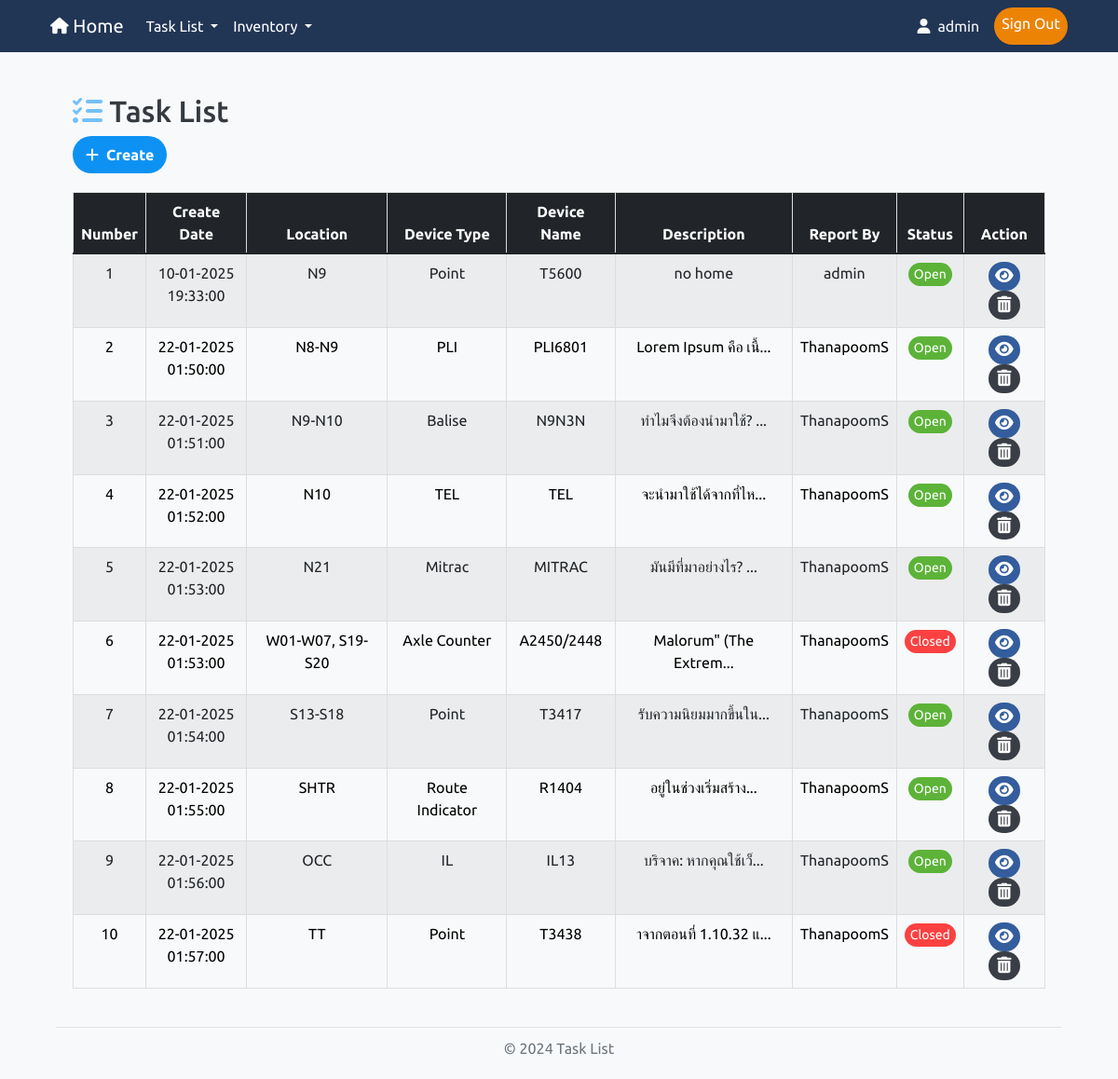
The app's page / (signed in) with its own data.
### models.py (models this page shows, shortened)
class User(UserMixin, db.Model):
    id = db.Column(db.Integer, primary_key=True)
    username = db.Column(db.String(50), unique=True, nullable=False)
    password = db.Column(db.String(255), nullable=False)
    role = db.Column(db.String(20), nullable=False)

class Work(db.Model):
    number = db.Column(db.Integer, primary_key=True, autoincrement=True)  # เลข 6 หลัก รันอัตโนมัติ
    create_date = db.Column(db.DateTime, default=now_utc)  # วันที่และเวลา สร้างอัตโนมัติ
    work_order = db.Column(db.String(50), nullable=False)          # Work Order
    line_id = db.Column(db.Integer, db.ForeignKey('line.id'), nullable=True)
    location_id = db.Column(db.Integer, db.ForeignKey('location.id'), nullable=True)
    device_type_id = db.Column(db.Integer, db.ForeignKey('device_type.id'), nullable=True)
    device_name_id = db.Column(db.Integer, db.ForeignKey('device_name.id'), nullable=True)
    description = db.Column(db.Text, nullable=False)               # รายละเอียด
    report_by = db.Column(db.String(50), nullable=False)           # ผู้รายงาน
    status = db.Column(db.String(20), nullable=False, default="open")  # สถานะ (ค่าเริ่มต้น: open)
    link = db.Column(db.String(255), nullable=True)           # URL ของไฟล์
    line = db.relationship('Line', backref='works')
    location = db.relationship('Location', backref='works')
    device_type = db.relationship('DeviceType', backref='works')
    device_name = db.relationship('DeviceName', backref='works')

class Location(db.Model):
    id = db.Column(db.Integer, primary_key=True)
    name = db.Column(db.String(50), nullable=False)
    line_id = db.Column(db.Integer, db.ForeignKey('line.id'), nullable=False)
    line = db.relationship('Line', backref=db.backref('locations', lazy=True))

class DeviceType(db.Model):
    id = db.Column(db.Integer, primary_key=True)
    name = db.Column(db.String(50), nullable=False)
    line_id = db.Column(db.Integer, db.ForeignKey('line.id'), nullable=False)
    line = db.relationship('Line', backref=db.backref('device_types', lazy=True))

class DeviceName(db.Model):
    id = db.Column(db.Integer, primary_key=True)
    name = db.Column(db.String(100), nullable=False)
    device_type_id = db.Column(db.Integer, db.ForeignKey('device_type.id'), nullable=False)
    location_id = db.Column(db.Integer, db.ForeignKey('location.id'), nullable=False)
    device_type = db.relationship('DeviceType', backref=db.backref('device_names', lazy=True))
    location = db.relationship('Location', backref=db.backref('device_names', lazy=True))
    bound = db.Column(db.String(100), nullable=True)
    inandout = db.Column(db.String(100), nullable=True)
    serial_number = db.Column(db.String(100), nullable=True)
    ip_address = db.Column(db.String(45), nullable=True)
    mac_address = db.Column(db.String(17), nullable=True)
    channel = db.Column(db.String(50), nullable=True)
    device_role = db.Column(db.String(50), nullable=True)
    force_data = db.Column(db.String(50), nullable=True)
    vac_white = db.Column(db.String(50), nullable=True)
    current_white = db.Column(db.String(50), nullable=True)
    vac_red = db.Column(db.String(50), nullable=True)
    current_red = db.Column(db.String(50), nullable=True)
    vac_yellow = db.Column(db.String(50), nullable=True)
    current_yellow = db.Column(db.String(50), nullable=True)
    f1_f2 = db.Column(db.String(50), nullable=True)
    red_module = db.Column(db.String(50), nullable=True)
    white_module = db.Column(db.String(50), nullable=True)
    yellow_module = db.Column(db.String(50), nullable=True)

### routes.py (the view)
    @app.route('/')
    @login_required
    def index():
        works = Work.query.all()
        return render_template("index.html", works=works)

### app.py (called while the page is built)
@login_manager.user_loader
def load_user(user_id):      # โหลดผู้ใช้จากฐานข้อมูลตาม user_id
    return User.query.get(int(user_id))

### templates/index.html (shortened to what this page needs)
{% import "bootstrap/wtf.html" as wtf %}
{% extends "layout.html" %}
{% block content %}
<!DOCTYPE html>
<html lang="en">
<head>
    <link rel="stylesheet" href="https://cdn.jsdelivr.net/npm/bootstrap@5.1.3/dist/css/bootstrap.min.css">
    <link rel="stylesheet" href="https://cdn.jsdelivr.net/npm/bootstrap-table/dist/bootstrap-table.min.css">
    <link rel="stylesheet" href="{{ url_for('static', filename='/style.css') }}">
</head>
<body>
<div class="container">
    <br>
    <h2><i class="fa-solid fa-list-check" style="color: #74C0FC;"></i> Task List</h2>
    <div id="toolbar">
        <a href="{{ url_for('create') }}" class="custom-index-btn">
            <i class="fa-solid fa-plus"></i>Create
        </a>
    </div>
    {% if works %}
    <div class="table-responsive">
        <table data-toggle="table"
            data-toolbar="#toolbar"
            data-search="true"
            data-pagination="true"
            data-page-list="[10, 25, 50, 100, all]"
            class="table table-striped table-hover">
            <thead class="table-dark">
                <tr>
                    <th data-sortable="true" data-field="number">Number</th>
                    <th data-sortable="true" data-field="create_date">Create Date</th>
                    <th data-sortable="true" data-field="location_name">Location</th>
                    <th data-sortable="true" data-field="device_type">Device Type</th>
                    <th data-sortable="true" data-field="device_name">Device Name</th>
                    <th data-sortable="true" data-field="description">Description</th>
                    <th data-sortable="true" data-field="report_by">Report By</th>
                    <th data-sortable="true" data-field="status">Status</th>
                    <th data-field="action">Action</th>
                </tr>
            </thead>
            <tbody>
                {% for work in works %}
                <tr>
                    <td>{{ loop.index }}</td>
                    <td>{{ work.create_date.strftime('%d-%m-%Y') }}<br>
                        {{ work.create_date.strftime('%H:%M:%S') }}</td>
                    <td>{{ work.location.name if work.location else 'N/A' }}</td>
                    <td>{{ work.device_type.name if work.device_type else 'N/A' }}</td>
                    <td>{{ work.device_name.name if work.device_name else 'N/A' }}</td>
                    <td>
                        {% if work.description|length > 20 %}
                            <span title="{{ work.description }}" data-bs-toggle="tooltip" data-bs-placement="top">
                                {{ work.description[:20] }}...
                            </span>
                        {% else %}
                            {{ work.description }}
                        {% endif %}
                    </td>
                    <td>{{ work.report_by }}</td>
                    <td>
                        {% if work.status == 'Open' %}
                            <span class="status-open">{{ work.status }}</span>
                        {% elif work.status == 'Closed' %}
                            <span class="status-closed">{{ work.status }}</span>
                        {% else %}
                            <span class="status-other">{{ work.status }}</span>
                        {% endif %}
                    </td>
                    <td class="actions">
                        <a href="{{ url_for('work_detail', number=work.number) }}" class="btn custom-view-btn">
                        </a>
                        {% if current_user.role == 'admin' %}
                            <a href="#" onclick="confirmDelete('{{ loop.index }}', '{{ work.number }}')" class="btn custom-delete-btn">
                            </a>
                        {% endif %}
                    </td>
                </tr>
                {% endfor %}
            </tbody>
        </table>
    </div>
    {% endif %}
</div>
</body>
</html>
{% endblock %}

### templates/layout.html (shortened to what this page needs)
<!DOCTYPE html>
<html lang="en">
<head>
    <link href="https://cdn.jsdelivr.net/npm/bootstrap@5.3.3/dist/css/bootstrap.min.css" rel="stylesheet">
    <link rel="stylesheet" href="https://cdnjs.cloudflare.com/ajax/libs/font-awesome/6.0.0-beta3/css/all.min.css">
    <link rel="stylesheet" href="{{ url_for('static', filename='/style.css') }}">
	<link href="https://unpkg.com/boxicons@latest/css/boxicons.min.css" rel="stylesheet">
</head>
<body>
	<nav class="navbar navbar-expand-lg navbar-dark sticky-top" id="custom-navbar">
		<div class="container">
			<a class="navbar-brand" href="/"><i class="fa-solid fa-house fa-sm"></i> Home</a>
			<div class="collapse navbar-collapse" id="navbarNav">
				<ul class="navbar-nav me-auto">
					<li class="nav-item dropdown">
						<a class="nav-link dropdown-toggle" href="/" id="navbarDropdown" role="button" data-bs-toggle="dropdown" aria-expanded="false">
							Task List
						</a>
					</li>
					<li class="nav-item dropdown">
						<a class="nav-link dropdown-toggle" href="/" id="navbarDropdown" role="button" data-bs-toggle="dropdown" aria-expanded="false">
							Inventory
						</a>
					</li>
				</ul>
				<ul class="navbar-nav ms-auto">
					{% if current_user.is_authenticated %}
						<span class="navbar-text text-light me-3 navbar-text"><i class="fa-solid fa-user"></i> {{ current_user.username }}</span>
						<a class="nav-link custom-login-btn" href="{{ url_for('logout') }}">Sign Out</a>
					{% else %}
						<a class="nav-link custom-login-btn" href="{{ url_for('login') }}">Sign In</a>
					{% endif %}
				</ul>
			</div>
		</div>
	</nav>
	<main class="container">
		{% block content %}
		{% endblock %}
	</main>
	<footer>
		<div class="footer-line"></div>
		<p class="footer-text">© 2024 Task List</p>
	</footer>
</body>
</html>

### static/style.css (style rules this page uses)
body { font-family: 'Ubuntu', sans-serif; background-color: #f8f9fa; color: #343a40; margin: 0; padding: 0; }
#custom-navbar { background-color: #213555; }
#custom-navbar .nav-link { color: #ffffff; }
main { flex: 1; padding: 20px; }
footer { padding: 5px 0; }
.footer-line { border-top: 1px solid #dee2e6; width: 90%; margin: 0 auto; }
.footer-text { text-align: center; margin-top: 10px; color: #6c757d; }
.navbar-text { display: flex; align-items: center; }
.navbar-text i { margin-right: 8px; }
.custom-login-btn { background-color: #EC8305; color: #FFFAEC; border: none; padding: 5px 20px; border-radius: 1.25rem; text-align: center; text-decoration: none; display: inline-block; font-size: 16px; }
.custom-index-btn { display: inline-flex; align-items: center; padding: 8px 14px; background-color: #0D92F4; color: #fff; font-size: 16px; font-weight: bold; text-align: center; border-radius: 1.25rem; text-decoration: none; transition: background-color 0.3s ease, transform 0.2s ease; }
.custom-index-btn i { font-size: 16px; margin-right: 8px; vertical-align: middle; }
.custom-view-btn { display: inline-flex; align-items: center; padding: 14px 6px; background-color: #335d9c; color: #ffffff; font-size: 14px; text-align: center; border-radius: 1.25rem; text-decoration: none; transition: background-color 0.3s ease, transform 0.2s ease; }
.custom-delete-btn { display: inline-flex; align-items: center; padding: 14px 8px; background-color: #393E46; color: #ffffff; font-size: 14px; text-align: center; border-radius: 1.25rem; text-decoration: none; transition: background-color 0.3s ease, transform 0.2s ease; }
.status-open { display: inline-flex; align-items: center; padding: 2px 6px; background-color: #5CB338; color: #ffffff; font-size: 14px; text-align: center; border-radius: 1.25rem; text-decoration: none; transition: background-color 0.3s ease, transform 0.2s ease; }
.status-closed { display: inline-flex; align-items: center; padding: 2px 6px; background-color: #FB4141; color: #ffffff; font-size: 14px; text-align: center; border-radius: 1.25rem; text-decoration: none; transition: background-color 0.3s ease, transform 0.2s ease; }
table { width: 100%; margin: 20px auto; max-width: 100%; border-collapse: collapse; }
th, td { border: 1px solid #ddd; padding: 8px; text-align: center; }
th { background-color: #f4f4f4; }

### records on screen
User: username "admin"
Work: create_date "10-01-2025", create_date "19:33:00", location "N9", device_type "Point", device_name "T5600", description "no home", report_by "admin", status "Open"
Work: create_date "22-01-2025", create_date "01:50:00", location "N8-N9", device_type "PLI", device_name "PLI6801", description "Lorem Ipsum คือ เนื้", report_by "ThanapoomS", status "Open"
Work: create_date "22-01-2025", create_date "01:51:00", location "N9-N10", device_type "Balise", device_name "N9N3N", description "ทำไมจึงต้องนำมาใช้?", report_by "ThanapoomS", status "Open"
Work: create_date "22-01-2025", create_date "01:52:00", location "N10", device_type "TEL", device_name "TEL", description "จะนำมาใช้ได้จากที่ไห", report_by "ThanapoomS", status "Open"
Work: create_date "22-01-2025", create_date "01:53:00", location "N21", device_type "Mitrac", device_name "MITRAC", description "มันมีที่มาอย่างไร?", report_by "ThanapoomS", status "Open"
Work: create_date "22-01-2025", create_date "01:53:00", location "W01-W07, S19-S20", device_type "Axle Counter", device_name "A2450/2448", description "Malorum\" (The Extrem", report_by "ThanapoomS", status "Closed"
Work: create_date "22-01-2025", create_date "01:54:00", location "S13-S18", device_type "Point", device_name "T3417", description "รับความนิยมมากขึ้นใน", report_by "ThanapoomS", status "Open"
Work: create_date "22-01-2025", create_date "01:55:00", location "SHTR", device_type "Route Indicator", device_name "R1404", description "อยู่ในช่วงเริ่มสร้าง", report_by "ThanapoomS", status "Open"
Work: create_date "22-01-2025", create_date "01:56:00", location "OCC", device_type "IL", device_name "IL13", description "บริจาค: หากคุณใช้เว็", report_by "ThanapoomS", status "Open"
Work: create_date "22-01-2025", create_date "01:57:00", location "TT", device_type "Point", device_name "T3438", description "าจากตอนที่ 1.10.32 แ", report_by "ThanapoomS", status "Closed"
